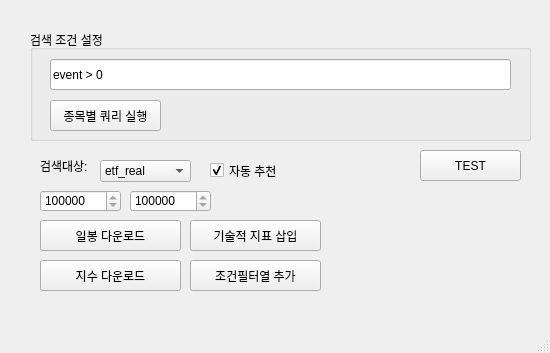
<?xml version="1.0" encoding="UTF-8"?>
<ui version="4.0">
 <class>MainWindow</class>
 <widget class="QMainWindow" name="MainWindow">
  <property name="geometry">
   <rect>
    <x>0</x>
    <y>0</y>
    <width>550</width>
    <height>353</height>
   </rect>
  </property>
  <property name="windowTitle">
   <string>MainWindow</string>
  </property>
  <widget class="QWidget" name="centralwidget">
   <widget class="QGroupBox" name="groupBox">
    <property name="geometry">
     <rect>
      <x>30</x>
      <y>30</y>
      <width>501</width>
      <height>111</height>
     </rect>
    </property>
    <property name="title">
     <string>검색 조건 설정</string>
    </property>
    <widget class="QLineEdit" name="lineEdit">
     <property name="geometry">
      <rect>
       <x>20</x>
       <y>29</y>
       <width>461</width>
       <height>31</height>
      </rect>
     </property>
     <property name="text">
      <string>event &gt; 0</string>
     </property>
    </widget>
    <widget class="QPushButton" name="pushButton_1">
     <property name="geometry">
      <rect>
       <x>20</x>
       <y>70</y>
       <width>111</width>
       <height>31</height>
      </rect>
     </property>
     <property name="text">
      <string>종목별 쿼리 실행</string>
     </property>
    </widget>
   </widget>
   <widget class="QComboBox" name="comboBox_1">
    <property name="geometry">
     <rect>
      <x>100</x>
      <y>160</y>
      <width>91</width>
      <height>22</height>
     </rect>
    </property>
    <property name="currentText">
     <string>etf_real</string>
    </property>
    <item>
     <property name="text">
      <string>etf_real</string>
     </property>
    </item>
    <item>
     <property name="text">
      <string>kosdaq</string>
     </property>
    </item>
    <item>
     <property name="text">
      <string>kospi</string>
     </property>
    </item>
    <item>
     <property name="text">
      <string>etf</string>
     </property>
    </item>
    <item>
     <property name="text">
      <string>quant</string>
     </property>
    </item>
   </widget>
   <widget class="QLabel" name="label">
    <property name="geometry">
     <rect>
      <x>40</x>
      <y>160</y>
      <width>56</width>
      <height>12</height>
     </rect>
    </property>
    <property name="text">
     <string>검색대상:</string>
    </property>
   </widget>
   <widget class="QCheckBox" name="checkBox">
    <property name="geometry">
     <rect>
      <x>210</x>
      <y>160</y>
      <width>101</width>
      <height>21</height>
     </rect>
    </property>
    <property name="text">
     <string>자동 추천</string>
    </property>
    <property name="checked">
     <bool>true</bool>
    </property>
   </widget>
   <widget class="QPushButton" name="pushButton_10">
    <property name="geometry">
     <rect>
      <x>420</x>
      <y>150</y>
      <width>101</width>
      <height>31</height>
     </rect>
    </property>
    <property name="text">
     <string>TEST</string>
    </property>
   </widget>
   <widget class="QPushButton" name="pushButton_2">
    <property name="geometry">
     <rect>
      <x>40</x>
      <y>220</y>
      <width>141</width>
      <height>31</height>
     </rect>
    </property>
    <property name="text">
     <string>일봉 다운로드</string>
    </property>
   </widget>
   <widget class="QPushButton" name="pushButton_3">
    <property name="geometry">
     <rect>
      <x>190</x>
      <y>220</y>
      <width>131</width>
      <height>31</height>
     </rect>
    </property>
    <property name="text">
     <string>기술적 지표 삽입</string>
    </property>
   </widget>
   <widget class="QPushButton" name="pushButton_4">
    <property name="geometry">
     <rect>
      <x>40</x>
      <y>260</y>
      <width>141</width>
      <height>31</height>
     </rect>
    </property>
    <property name="text">
     <string>지수 다운로드</string>
    </property>
   </widget>
   <widget class="QPushButton" name="pushButton_5">
    <property name="geometry">
     <rect>
      <x>190</x>
      <y>260</y>
      <width>131</width>
      <height>31</height>
     </rect>
    </property>
    <property name="text">
     <string>조건필터열 추가</string>
    </property>
   </widget>
   <widget class="QSpinBox" name="spinBox">
    <property name="geometry">
     <rect>
      <x>40</x>
      <y>190</y>
      <width>81</width>
      <height>22</height>
     </rect>
    </property>
    <property name="minimum">
     <number>20010101</number>
    </property>
    <property name="maximum">
     <number>20301231</number>
    </property>
    <property name="value">
     <number>20110102</number>
    </property>
   </widget>
   <widget class="QSpinBox" name="spinBox_1">
    <property name="geometry">
     <rect>
      <x>130</x>
      <y>190</y>
      <width>81</width>
      <height>22</height>
     </rect>
    </property>
    <property name="minimum">
     <number>20211114</number>
    </property>
    <property name="maximum">
     <number>20401231</number>
    </property>
   </widget>
  </widget>
  <widget class="QMenuBar" name="menubar">
   <property name="geometry">
    <rect>
     <x>0</x>
     <y>0</y>
     <width>550</width>
     <height>21</height>
    </rect>
   </property>
  </widget>
  <widget class="QStatusBar" name="statusbar"/>
 </widget>
 <resources/>
 <connections/>
</ui>
